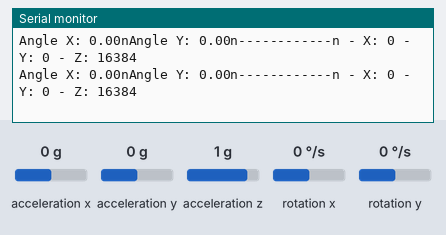
This sketch was run on a simulated Arduino Uno, built with avr-gcc and run on an emulated ATmega328P. Shown: the last lines printed to the serial monitor. Wiring (inferred from the names in the program): MPU-6050 motion sensor at I2C address 0x68. The test bench sets the inputs (shaded band); at power-on: acceleration x 0 g, acceleration y 0 g, acceleration z 1 g, rotation x 0 °/s, rotation y 0 °/s.

Above: at 1.2 s.
1.3 s: acceleration x set to -1.4 g
At 1.41 s:
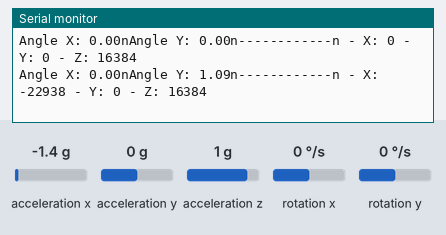
4.3 s: acceleration y set to -1.4 g
At 4.4 s:
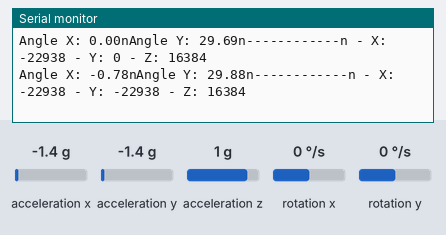
7.3 s: acceleration z set to -1.4 g
At 7.34 s:
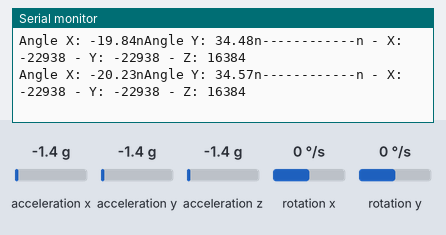
10.3 s: rotation x set to 100 °/s
At 10.32 s:
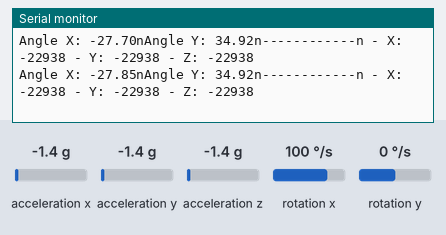
13.3 s: acceleration x set to 0 g
At 13.3 s:
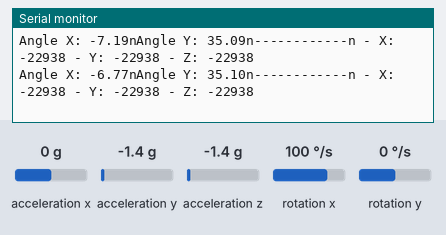
16.3 s: acceleration y set to -0.8 g
At 16.31 s:
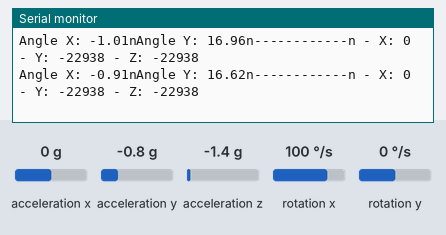
Timing chart, 0 to 19.3 s (numbered marks = the images above; inputs shaded):
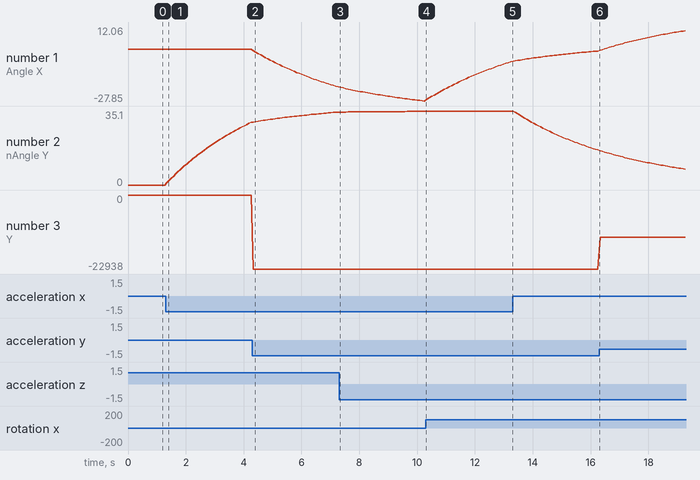

The sketch:

Acelerometro3.ino
```cpp
#include <Wire.h>

//Direccion I2C de la IMU
#define MPU 0x68

//Ratios de conversion
#define A_R 16384.0
#define G_R 131.0

//Conversion de radianes a grados 180/PI
#define RAD_A_DEG = 57.295779

//MPU-6050 da los valores en enteros de 16 bits
//Valores sin refinar
int16_t AcX, AcY, AcZ, GyX, GyY, GyZ;

//Angulos
float Acc[2];
float Gy[2];
float Angle[2];

void setup()
{
Wire.begin();
Wire.beginTransmission(MPU);
Wire.write(0x6B);
Wire.write(0);
Wire.endTransmission(true);
Serial.begin(9600);
}

void loop()
{
   //Leer los valores del Acelerometro de la IMU
   Wire.beginTransmission(MPU);
   Wire.write(0x3B); //Pedir el registro 0x3B - corresponde al AcX
   Wire.endTransmission(false);
   Wire.requestFrom(MPU,6,true); //A partir del 0x3B, se piden 6 registros
   AcX=Wire.read()<<8|Wire.read(); //Cada valor ocupa 2 registros
   AcY=Wire.read()<<8|Wire.read();
   AcZ=Wire.read()<<8|Wire.read();

    //Se calculan los angulos Y, X respectivamente.
   Acc[1] = atan(-1*(AcX/A_R)/sqrt(pow((AcY/A_R),2) + pow((AcZ/A_R),2)))*RAD_TO_DEG;
   Acc[0] = atan((AcY/A_R)/sqrt(pow((AcX/A_R),2) + pow((AcZ/A_R),2)))*RAD_TO_DEG;

   //Leer los valores del Giroscopio
   Wire.beginTransmission(MPU);
   Wire.write(0x43);
   Wire.endTransmission(false);
   Wire.requestFrom(MPU,4,true); //A diferencia del Acelerometro, solo se piden 4 registros
   GyX=Wire.read()<<8|Wire.read();
   GyY=Wire.read()<<8|Wire.read();

   //Calculo del angulo del Giroscopio
   Gy[0] = GyX/G_R;
   Gy[1] = GyY/G_R;

   //Aplicar el Filtro Complementario
   Angle[0] = 0.98 *(Angle[0]+Gy[0]*0.010) + 0.02*Acc[0];
   Angle[1] = 0.98 *(Angle[1]+Gy[1]*0.010) + 0.02*Acc[1];

   //Mostrar los valores por consola
   Serial.print("Angle X: "); Serial.print(Angle[0]); Serial.print("n");
   Serial.print("Angle Y: "); Serial.print(Angle[1]); Serial.print("n------------n");Serial.print(" - X: ");Serial.print(AcX);Serial.print(" - Y: ");Serial.print(AcY);Serial.print(" - Z: ");Serial.println(AcZ);

   delay(50); //Nuestra dt sera, pues, 0.010, que es el intervalo de tiempo en cada medida
}
```

Measured:
- after the input at 1.3 s, the serial monitor: prints a new line after 0.05 s (image 1)
- after the input at 4.3 s, the serial monitor: prints a new line at once (image 2)
- plotted number 1: 0 → -20.23 after the input at 4.3 s, -20.23 → -27.85 after the input at 7.3 s, -27.85 → -6.77 after the input at 10.3 s, -6.77 → -0.91 after the input at 13.3 s
- plotted number 2: 0 → 29.69 after the input at 1.3 s, 29.69 → 34.57 after the input at 4.3 s, 34.57 → 34.92 after the input at 7.3 s, 35.1 → 16.62 after the input at 13.3 s
